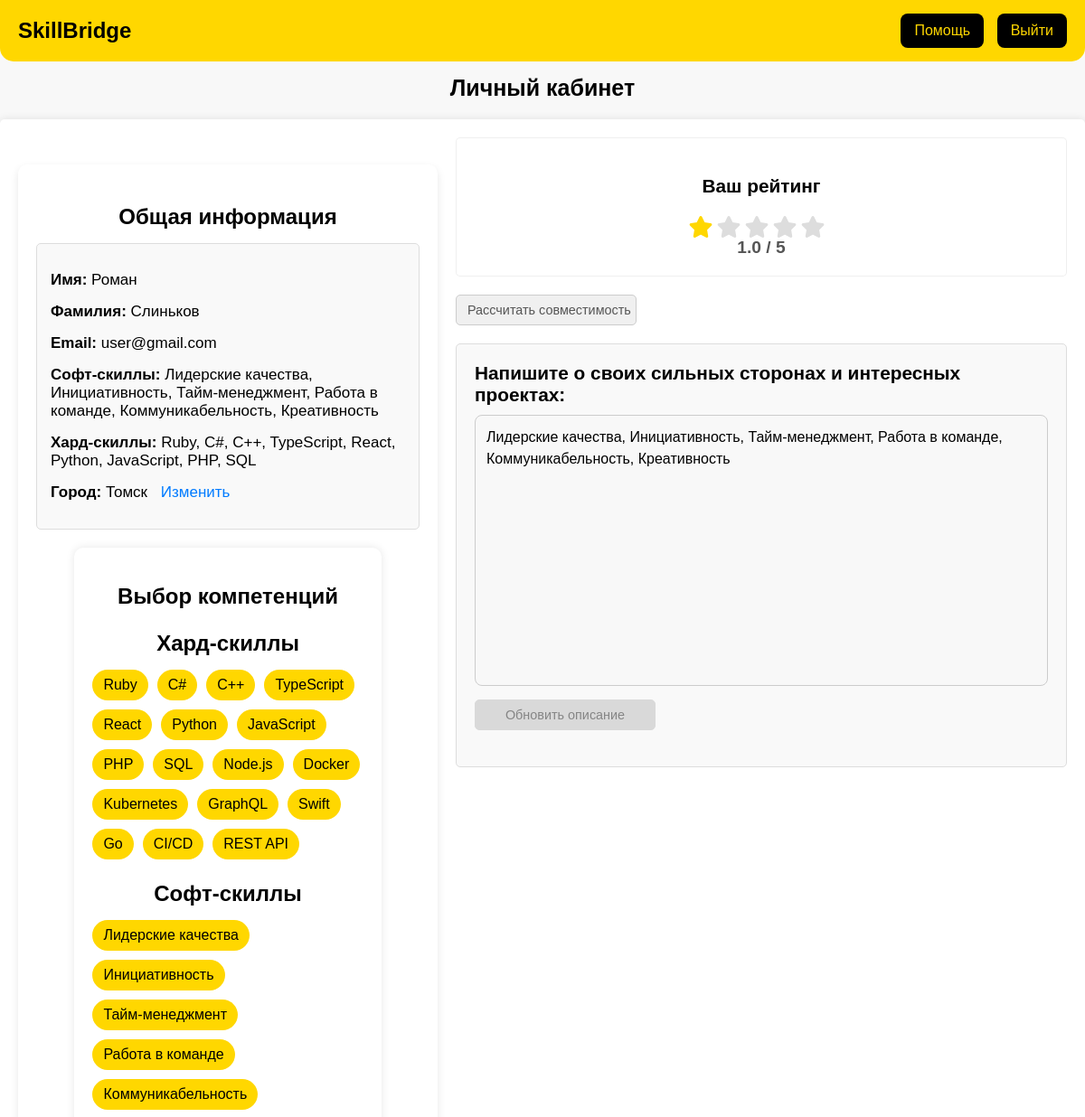
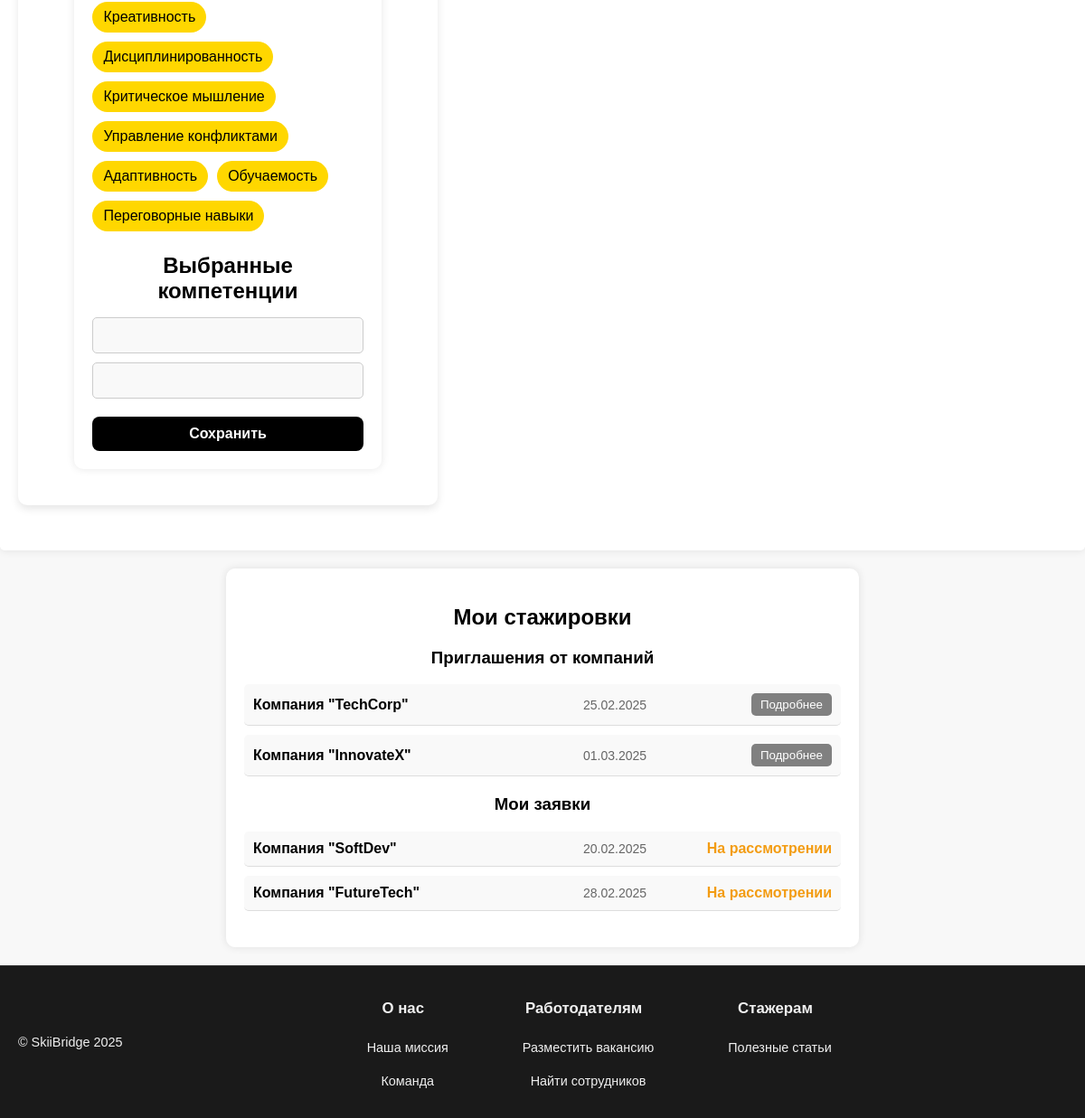
/profile_trainee (signed in), run on the app's committed database (2 pictures, top to bottom).
### tables this page shows
CREATE TABLE users (
            id INTEGER PRIMARY KEY AUTOINCREMENT,
            first_name TEXT NOT NULL,
            last_name TEXT NOT NULL,
            email TEXT NOT NULL UNIQUE,
            password TEXT NOT NULL,
            project TEXT NOT NULL,
            hard_skills TEXT,
            soft_skills TEXT,
            description TEXT,
            location TEXT,
            id_request INTEGER,
            id_rating INTEGER,
            FOREIGN KEY (id_rating) REFERENCES rating(id)
        );

### main.py (the view)
@app.route("/profile_trainee")
def profile_trainee_page():
    if 'email' not in session:
        app.logger.warning("Unauthorized access attempt to trainee profile")
        return redirect(url_for('first_page'))
    app.logger.debug(f"Trainee profile accessed by {session['email']}")
    email = session['email']
    user = get_user_by_email(email)
    app.logger.debug(f"Employer profile accessed by {session['email']}")
    if not user:
        flash('Пользователь не найден.')
        return redirect(url_for('first_page'))
    return render_template("profile_trainee.html", user=user)

### DB.py (called while the page is built)
def get_user_by_email(email):
    conn = sqlite3.connect('people_db.db')
    cursor = conn.cursor()
    cursor.execute('SELECT * FROM users WHERE email = ?', (email,))
    user = cursor.fetchone()
    cursor.close()
    conn.close()
    return user

### main.py (called while the page is built)
@app.after_request
def add_no_cache_headers(response):
    if 'Cache-Control' not in response.headers:
        response.headers['Cache-Control'] = 'no-store, no-cache, must-revalidate, max-age=0'
        response.headers['Pragma'] = 'no-cache'
        response.headers['Expires'] = '-1'
    return response

### templates/profile_trainee.html (shortened to what this page needs)
<!DOCTYPE html>
<html lang="ru">
<head>
    <link rel="stylesheet" href="{{ url_for('static', filename='styles.css') }}">
    <link rel="stylesheet" href="https://cdnjs.cloudflare.com/ajax/libs/font-awesome/6.0.0/css/all.min.css" />
</head>
<body>
    <div class="header">
        <div class="logo">SkillBridge</div>
        <div class="header-buttons">
            <button onclick="openSupportModal()">Помощь</button>
            {% if 'email' in session %}
                <button onclick="logout()">Выйти</button>
            {% else %}
                <button id="login-btn">Вход</button>
            {% endif %}
        </div>
    </div>
    <h1 class="page__title">Личный кабинет</h1>
    <div class="container">
    <div class="information container__information1">
        <h3>Общая информация</h3>
        <div class="user-info">
            <p><strong>Имя:</strong> <span id="user-name">{{ user[1] }}</span> </p>
            <p><strong>Фамилия:</strong> <span id="user-name">{{ user[2] }}</span> </p>
            <p><strong>Email:</strong> <span id="user-email">{{ user[3] }}</span> </p>
            <p><strong>Софт-скиллы:</strong> <span id="lang">{{ user[7] }}</span> </p>
            <p><strong>Хард-скиллы:</strong> <span id="description">{{ user[6] }}</span> </p>
            <p><strong>Город:</strong> <span id="city">Томск</span> <a href="#" class="edit-link">Изменить</a> </p>
        </div>
        <div class="skills-container">
            <h2>Выбор компетенций</h2>
            <div class="skills-section">
                <h3>Хард-скиллы</h3>
                <div class="skills-list" id="hard-skills">
                    <span class="skill" onclick="selectSkill(this, 'selected-hard-skills')">Ruby</span>
                    <span class="skill" onclick="selectSkill(this, 'selected-hard-skills')">C#</span>
                    <span class="skill" onclick="selectSkill(this, 'selected-hard-skills')">C++</span>
                    <span class="skill" onclick="selectSkill(this, 'selected-hard-skills')">TypeScript</span>
                    <span class="skill" onclick="selectSkill(this, 'selected-hard-skills')">React</span>
                    <span class="skill" onclick="selectSkill(this, 'selected-hard-skills')">Python</span>
                    <span class="skill" onclick="selectSkill(this, 'selected-hard-skills')">JavaScript</span>
                    <span class="skill" onclick="selectSkill(this, 'selected-hard-skills')">PHP</span>
                    <span class="skill" onclick="selectSkill(this, 'selected-hard-skills')">SQL</span>
                    <span class="skill" onclick="selectSkill(this, 'selected-hard-skills')">Node.js</span>
                    <span class="skill" onclick="selectSkill(this, 'selected-hard-skills')">Docker</span>
                    <span class="skill" onclick="selectSkill(this, 'selected-hard-skills')">Kubernetes</span>
                    <span class="skill" onclick="selectSkill(this, 'selected-hard-skills')">GraphQL</span>
                    <span class="skill" onclick="selectSkill(this, 'selected-hard-skills')">Swift</span>
                    <span class="skill" onclick="selectSkill(this, 'selected-hard-skills')">Go</span>
                    <span class="skill" onclick="selectSkill(this, 'selected-hard-skills')">CI/CD</span>
                    <span class="skill" onclick="selectSkill(this, 'selected-hard-skills')">REST API</span>
                </div>
            </div>
            <div class="skills-section">
                <h3>Софт-скиллы</h3>
                <div class="skills-list" id="soft-skills">
                    <span class="skill" onclick="selectSkill(this, 'selected-soft-skills')">Лидерские качества</span>
                    <span class="skill" onclick="selectSkill(this, 'selected-soft-skills')">Инициативность</span>
                    <span class="skill" onclick="selectSkill(this, 'selected-soft-skills')">Тайм-менеджмент</span>
                    <span class="skill" onclick="selectSkill(this, 'selected-soft-skills')">Работа в команде</span>
                    <span class="skill" onclick="selectSkill(this, 'selected-soft-skills')">Коммуникабельность</span>
                    <span class="skill" onclick="selectSkill(this, 'selected-soft-skills')">Креативность</span>
                    <span class="skill" onclick="selectSkill(this, 'selected-soft-skills')">Дисциплинированность</span>
                    <span class="skill" onclick="selectSkill(this, 'selected-soft-skills')">Критическое мышление</span>
                    <span class="skill" onclick="selectSkill(this, 'selected-soft-skills')">Управление конфликтами</span>
                    <span class="skill" onclick="selectSkill(this, 'selected-soft-skills')">Адаптивность</span>
                    <span class="skill" onclick="selectSkill(this, 'selected-soft-skills')">Обучаемость</span>
                    <span class="skill" onclick="selectSkill(this, 'selected-soft-skills')">Переговорные навыки</span>
                </div>
            </div>
            <h3>Выбранные компетенции</h3>
            <div class="selected-skills-list">
                <div id="selected-hard-skills" class="selected-skills"></div>
                <div id="selected-soft-skills" class="selected-skills"></div>
            </div>
            <div class="save">
                <button class="save-button" onclick="saveSkills()">Сохранить</button>
            </div>
        </div>
    </div>
<div class="right-column">
    <div class="container__information2">
        <h3>Ваш рейтинг</h3>
        <div class="star-rating">
            <i class="fa fa-star" aria-hidden="true"></i>
            <i class="fa fa-star" aria-hidden="true"></i>
            <i class="fa fa-star" aria-hidden="true"></i>
            <i class="fa fa-star" aria-hidden="true"></i>
            <i class="fa fa-star" aria-hidden="true"></i>
        </div>
        <span class="rating-value"></span>
    </div>
    <button class="updateRatingButton" onclick="window.location.href='{{ url_for('calculate_compatibility', user_id=user[0]) }}'">
        Рассчитать совместимость
    </button>
<div class="form container__information3 ">
    <label class="field form__field">
        <span class="field__title">Напишите о своих сильных сторонах и интересных проектах:</span>
        <textarea class="field__textarea" id="description" name="description">{{ user[7] if user[7] else '' }}</textarea>
      </label>
      <button class="updateDescriptionButton" id="updateDescriptionButton" disabled>Обновить описание</button>
</div>
</div>
</div>
<div class="list">
    <div class="internship-container">
        <h2>Мои стажировки</h2>
        <div class="internship-section">
            <h3>Приглашения от компаний</h3>
            <ul class="internship-list">
                <li class="internship-item">
                    <span class="company-name">Компания "TechCorp"</span>
                    <span class="internship-date">25.02.2025</span>
                    <div class="buttons">
                        <button class="additionaly">Подробнее</button>
                    </div>
                </li>
                <li class="internship-item">
                    <span class="company-name">Компания "InnovateX"</span>
                    <span class="internship-date">01.03.2025</span>
                    <div class="buttons">
                        <button class="additionaly">Подробнее</button>
                    </div>
                </li>
            </ul>
        </div>
        <div class="internship-section">
            <h3>Мои заявки</h3>
            <ul class="internship-list">
                <li class="internship-item">
                    <span class="company-name">Компания "SoftDev"</span>
                    <span class="internship-date">20.02.2025</span>
                    <span class="status">На рассмотрении</span>
                </li>
                <li class="internship-item">
                    <span class="company-name">Компания "FutureTech"</span>
                    <span class="internship-date">28.02.2025</span>
                    <span class="status">На рассмотрении</span>
                </li>
            </ul>
        </div>
    </div>
</div>
<footer>
    <div class="footer-content">
      <div class="footer-left">
        <p>&copy; SkiiBridge 2025</p>
      </div>
      <div class="footer-center">
        <div class="footer-section">
          <h3>О нас</h3>
          <a href="#" class="footer-button">Наша миссия</a>
          <a href="#" class="footer-button">Команда</a>
        </div>
        <div class="footer-section">
          <h3>Работодателям</h3>
          <a href="#" class="footer-button">Разместить вакансию</a>
          <a href="#" class="footer-button">Найти сотрудников</a>
        </div>
        <div class="footer-section">
          <h3>Стажерам</h3>
          <a href="#" class="footer-button">Полезные статьи</a>
        </div>
      </div>
    </div>
  </footer>
    </body>
</html>

### data on the page
users: first_name "Роман", last_name "Слиньков", email "user@gmail.com", soft_skills "Лидерские качества, Инициативность, Тайм-менеджмент, Работа в команде, Коммуникабельность, Креативность", hard_skills "Ruby, C#, C++, TypeScript, React, Python, JavaScript, PHP, SQL", description "Лидерские качества, Инициативность, Тайм-менеджмент, Работа в команде, Коммуникабельность, Креативность"
